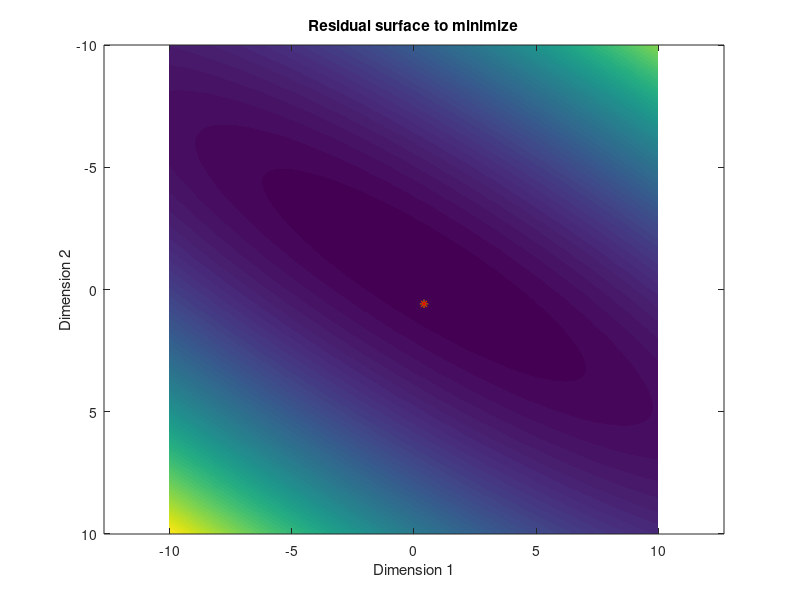

Reproduce this figure in MATLAB.
%% VISUALIZATION OF THE STEEPEST GRADIENT DESCENT METHOD FOR SOLVING LINEAR SYSTEMS
% * @file   Gradient_Visualize.m  
% * @brief  
%
%           GRADIENT DESCENT - STEEPEST DESCENT DEMO SCRIPT
%
%           WE TRY TO SOLVE THE MINIMIZATION || y - Hx ||^2 USING THE
%           STEEPEST GRADIENT DESCENT METHOD
%
%           H is mxn, x is nx1 and y is mx1 and m > n
%
% * @date   1/27/2019
% * @author srijeshs

%% STEP 1: INITIALIZATION

clear all; clc;

% SETUP DIMENSIONS OF THE DEMO
DIM_1 = 2;
DIM_2 = 1;

% INITIALIZE X Y and H
H = rand(DIM_1);
cond_H = cond(H);

% FOR A VISUAL DEMONSTRATION, WE CHOOSE A RELATIVELY WELL-CONDITIONED H 
while(cond_H > 5)
    H = rand(DIM_1);
    cond_H = cond(H);
end

X_true = rand(2,1);
Y = H*X_true;

% INITIALIZE THE RESIDUAL FUNCTION SPACE FOR A RANGE OF (X1,X2) PAIRS
residual_x = @(H,X1,X2,Y) [(Y(1) - X1.*H(1,1) + X2.*H(1,2)).^2 + (Y(2) - X1.*H(2,1) + X2.*H(2,2)).^2];
                   
% x1, x2 DISCRETE SPACE DEFINITION
x1 = linspace(-10,10,1000);
x2 = linspace(-10,10,1000);
[X2,X1] = meshgrid(x2,x1);

% FOR EACH (X1,X2) PAIR IN OUR SURFACE, 
% COMPUTE RESIDUAL Y - HX, WITH X = [X1 ; X2]
residual_space = residual_x(H,X1,X2,Y);

% PLOT THE RESIDUAL SURFACE GENERATED W.R.T THE TWO DIMENSIONS
figure(1);
imagesc(x1,x2,residual_space');
axis equal tight;
title('Residual surface to minimize');
xlabel('Dimension 1');
ylabel('Dimension 2');
hold on;

% PLOT THE TRUE X VECTOR THAT OUR SOLUTION MUST CONVERGE TO
plot(X_true(1),X_true(2),'-*g');

% INITIALIZE ESTIMATE OF X
X_est = ones(2,1).*3;

% PLOT THE INITAL ESTIMATE OF THE X VECTOR
h0 = plot(X_est(1),X_est(2),'-*r');

% INITIALIZE THE LEARNING RATE AND STOPPING THRESHOLD
lrate = 1e-1; haltThresh = 1e-5; nItermax = 1e+5;

% FUNCTION HANDLES FOR ERROR NORM, GRADIENT ALONG A DIMENSION
Err_Norm = @(Hmat,x_est,y_true) norm((y_true-Hmat*x_est),2);

% WE COMPUTE THE DERIVATIVE BY THE CENTRAL DIFFERENCE METHOD
Dim_Grad = @(Hmat,x_plus,x_minus,y_true,lrate) ...
            (Err_Norm(Hmat,x_plus,y_true) - Err_Norm(Hmat,x_minus,y_true))./2*(lrate);
        
%% STEP 2: BEGIN ITERATIONS
nIter = 1; 
I_n = eye(DIM_1);
delete(h0);

% INITIALIZE GRADIENT VECTOR
Grad_x = zeros(DIM_1,1);

while(norm(Y - H*X_est)>=haltThresh && nIter <= nItermax)

    % PLOT CURRENT POSITION OF OUR ESTIMATE
    h1 = plot(X_est(1),X_est(2),'*r');
    pause(0.01); % Pause for visualization
    delete(h1);   % Delete this iteration's vector
    
    % UPDATE THE GRADIENT VECTOR BY COMPUTING GRAD ALONG EACH DIMENSION
    for iDim = 1:DIM_1        
        
        % FORWARD INCREMENT AND BACKWARD DECREMENT VECTORS FOR THIS DIM
        xPlus  = X_est + (I_n(:,iDim)).*lrate;
        xMinus = X_est - (I_n(:,iDim)).*lrate;

        % GRADIENT ALONG THIS DIMENSION
        Grad_x(iDim) = Dim_Grad(H,xPlus,xMinus,Y,lrate);       
                       
    end
    
    % UPDATE ESTIMATE OF X USING THE GRADIENT VECTOR CALCULATED
    X_est = X_est - Grad_x;
    
    % INCREMENT ITERATION COUNT
    nIter = nIter+1;    
end

% PLOT THE FINAL CONVERGED SOLUTION
plot(X_est(1),X_est(2),'*r');
hold off;

%% PRINT RESULTS

% ITERATION COUNT AND 2-NORM ERROR UPON TERMINATION
fprintf('No. of iterations = %d\nResidual norm = %f\n\n',nIter,norm(X_est-X_true,2));
fprintf('X_true:\n');
disp(X_true);
fprintf('X_est:\n');
disp(X_est);

% VERIFICATION WITH PSEUDO-INVERSE SOLUTION
fprintf('2-norm of error w.r.t pseudo inverse closed-form solution = %f\n',norm(X_est - (pinv(H)*Y),2));